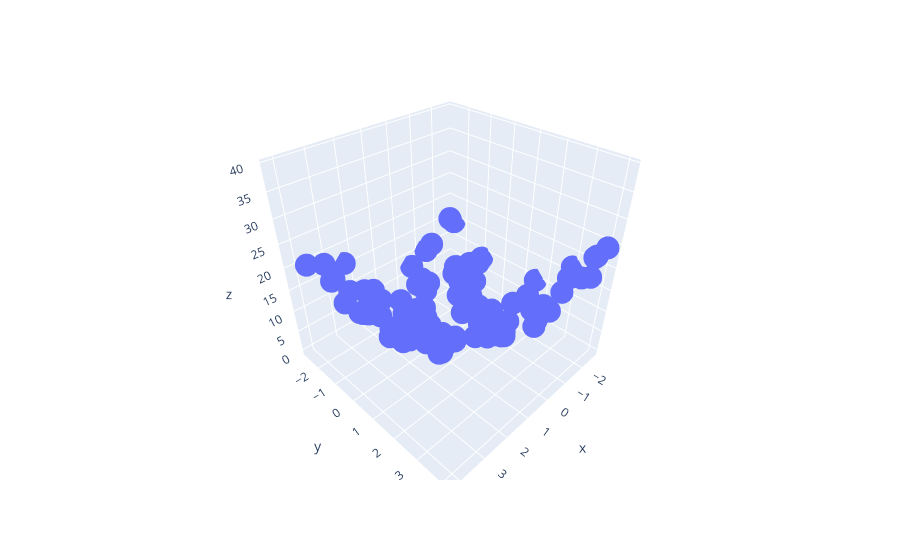

Notebook source saved alongside this figure:
### Code cell
import plotly.express as px

df = px.data.iris()
fig = px.scatter_3d(df, x= x.ravel(), y=y.ravel(), z=z.ravel())
fig.show()
